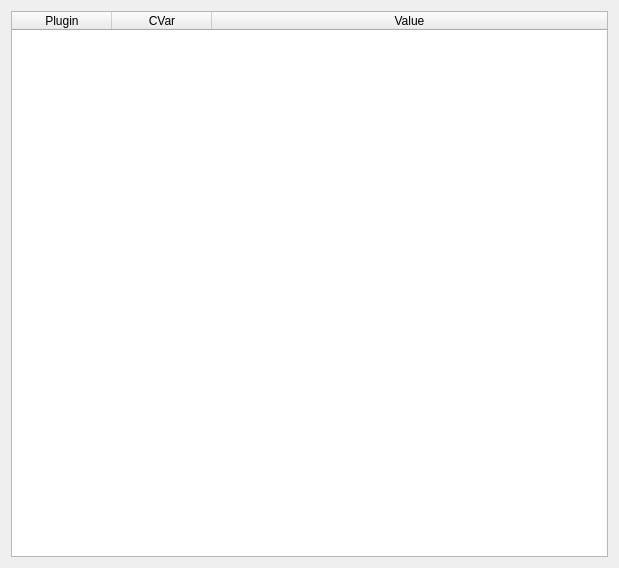
<?xml version="1.0" encoding="UTF-8"?>
<ui version="4.0">
 <class>CVarWidget</class>
 <widget class="QWidget" name="CVarWidget">
  <property name="geometry">
   <rect>
    <x>0</x>
    <y>0</y>
    <width>619</width>
    <height>568</height>
   </rect>
  </property>
  <property name="windowTitle">
   <string/>
  </property>
  <layout class="QHBoxLayout" name="horizontalLayout">
   <item>
    <widget class="QTableWidget" name="TableCVars">
     <property name="selectionMode">
      <enum>QAbstractItemView::SingleSelection</enum>
     </property>
     <property name="selectionBehavior">
      <enum>QAbstractItemView::SelectRows</enum>
     </property>
     <property name="verticalScrollMode">
      <enum>QAbstractItemView::ScrollPerPixel</enum>
     </property>
     <property name="horizontalScrollMode">
      <enum>QAbstractItemView::ScrollPerPixel</enum>
     </property>
     <property name="sortingEnabled">
      <bool>true</bool>
     </property>
     <property name="wordWrap">
      <bool>false</bool>
     </property>
     <property name="cornerButtonEnabled">
      <bool>false</bool>
     </property>
     <property name="columnCount">
      <number>3</number>
     </property>
     <attribute name="horizontalHeaderVisible">
      <bool>true</bool>
     </attribute>
     <attribute name="horizontalHeaderCascadingSectionResizes">
      <bool>false</bool>
     </attribute>
     <attribute name="horizontalHeaderDefaultSectionSize">
      <number>100</number>
     </attribute>
     <attribute name="horizontalHeaderMinimumSectionSize">
      <number>40</number>
     </attribute>
     <attribute name="horizontalHeaderShowSortIndicator" stdset="0">
      <bool>true</bool>
     </attribute>
     <attribute name="horizontalHeaderStretchLastSection">
      <bool>true</bool>
     </attribute>
     <attribute name="verticalHeaderVisible">
      <bool>false</bool>
     </attribute>
     <column>
      <property name="text">
       <string>Plugin</string>
      </property>
     </column>
     <column>
      <property name="text">
       <string>CVar</string>
      </property>
     </column>
     <column>
      <property name="text">
       <string>Value</string>
      </property>
     </column>
    </widget>
   </item>
  </layout>
 </widget>
 <resources>
  <include location="../QtResources/resources.qrc"/>
 </resources>
 <connections/>
</ui>
